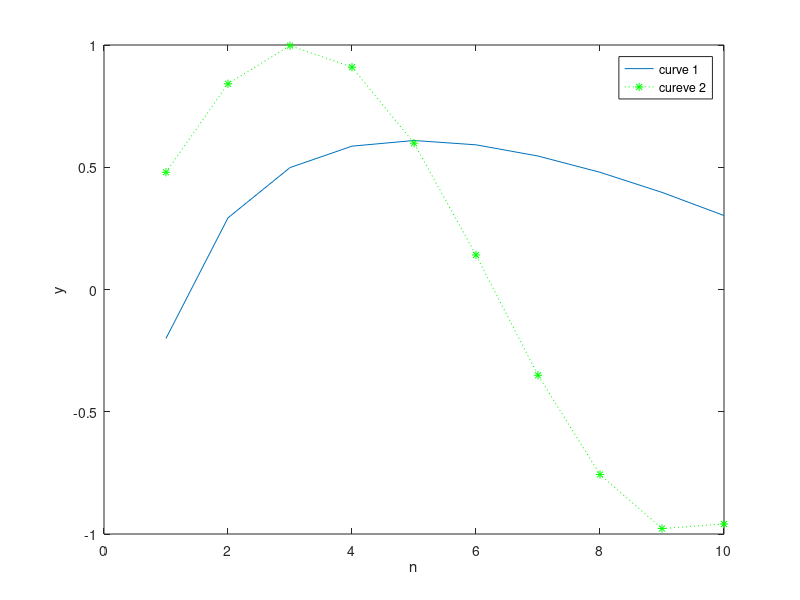

Reproduce this figure in MATLAB.
n=1:10;
y=log(n)-0.2*n;
plot(n,y);
y2=sin(n/2);
hold on
plot(n,y2,'g:*')
hold off
xlabel('n')
ylabel('y')
legend('curve 1','cureve 2')